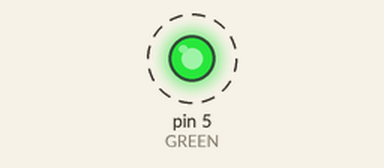
Bench run of a sketch on a simulated Arduino Uno, built with avr-gcc and run on an emulated ATmega328P. On the bench: output pins drawn as LEDs (lit = HIGH). Dashed ring = blinking.

Above: at 0.5 s.
Timing chart, 0 to 4.6 s (numbered marks = the images above):
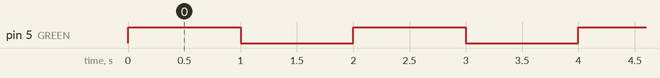

The sketch:

Hello_led.ino
```cpp
#define GREEN 5 // In this line, we define the constant that indicates the Arduino PIN that corresponds to the color led.

void setup() {
//The pinMode defines the status mode of the pin in output. For the difitalWrite part, we define value of the output.
  pinMode(GREEN,OUTPUT);//
  digitalWrite(GREEN,LOW);

}

void loop() {
//In this part, we define the timing and order of activation of each output / LED.
  digitalWrite(GREEN,HIGH);
  delay(1000);
  digitalWrite(GREEN,LOW);
  delay(1000);

}
```

Measured:
- by itself, pin 5 (GREEN): alternates HIGH for 1.0 s and LOW for 1.0 s
